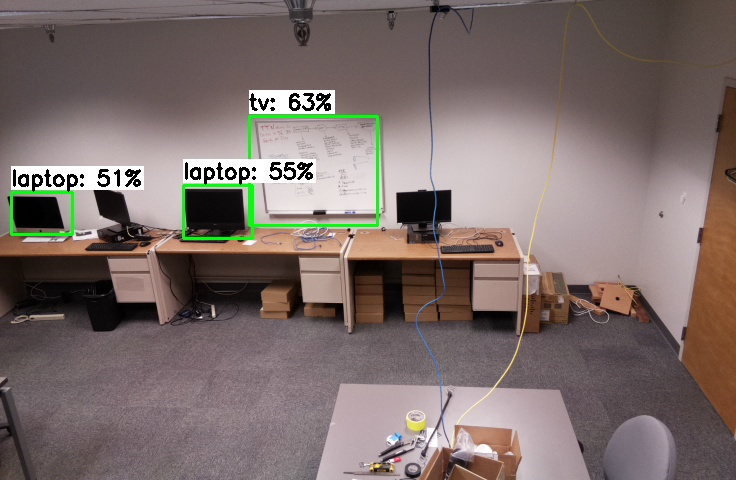
#> input picture testing/test2.jpg, 736 x 480 px
$ python transform_test.py
#> lines starting #> are read from the running program, lines starting #| are printed output that depends on the picture
import cv2
import numpy as np

# [10 lines left out: function getLocation, not called in this run]

def getGroundTruthLocations( top_L: tuple, top_R: tuple,
                            bot_L: tuple, bot_R: tuple ) -> np.ndarray:
    """Builds Ground Truth Bounding Box from locations."""
    # Pack tuples of bounding box into numpy array with dtype float-32
    return np.float32([ top_L, top_R, bot_L, bot_R ])

def getTransformMatrix( source_points: np.ndarray,
                        dest_points: np.ndarray ) -> np.ndarray:
    """Calculates transform matrix from ground truth source/dest boxes."""
    return cv2.getPerspectiveTransform( source_points, dest_points )

def getTopViewTransform( img: np.ndarray,
                         trans_matrix: np.ndarray ) -> np.ndarray:
    """Conduct top view transform on an image given the transform matrix."""
    # Get width and height dimensions of original image
    shape = img.shape[:-1]
    return cv2.warpPerspective( img, trans_matrix, shape )

def transformCentroidLocation( src: tuple, mat: np.ndarray ) -> tuple:
    """Perform a top view transform on a single location."""
    xterm, yterm = src
    new_x = ( mat[0][0] * xterm + mat[0][1] * yterm + mat[0][2] ) // \
            ( mat[2][0] * xterm + mat[2][1] * yterm + mat[2][2] )
    new_y = ( mat[1][0] * xterm + mat[1][1] * yterm + mat[1][2] ) // \
            ( mat[2][0] * xterm + mat[2][1] * yterm + mat[2][2] )
    return new_x, new_y

def plotGroundTruthLocations( img: np.ndarray, points: np.ndarray,
                              size=10, color="red" ):
    """Plots the Ground Truth Locations on an image."""
    # Define color options
    colors = { "black"  : (0,0,0),
               'k'      : (0,0,0),
               "red"    : (0,0,255),
               'r'      : (0,0,255),
               "green"  : (0,255,0),
               'g'      : (0,255,0),
               "yellow" : (0,255,255),
               'y'      : (0,255,255),
               "blue"   : (255,0,0),
               'b'      : (255,0,0),
               "purple" : (255,0,255),
               'p'      : (255,0,255),
               "cyan"   : (255,255,0),
               'c'      : (255,255,0),
               "white"  : (255,255,255),
               'w'      : (255,255,255) }
    # Copy input image
    img_copy = img.copy()
    # Check user input matches color key
    if color not in colors:
        raise Exception( "[-] Invalid argument for color parameter." )
    # Iterate through each point of ground truth locations and plot circle
    for point in points:
        int_point = list( np.array( point, dtype=int ) )
        img_copy = cv2.circle( img_copy, tuple(int_point),
                               size, colors[color], -1 )
    # Return the image copy
    return img_copy

def displayImage( img, img_name="", title="image",
                  resize=True, fromFile=False ):
    """Display cv2 image and wait for keypress."""
    # Check to display image from file instead of using img parameter
    if fromFile:
        img = cv2.imread( img_name )
        # Check for incorrect filename of image
        if img is None:
            raise Exception( "[-] Invalid filename for image display." )

    # Check if image is to be resizable, create resizable window
    if resize:
        cv2.namedWindow( title, cv2.WINDOW_NORMAL )
    cv2.imshow( title, img )
    # Wait for keypress to continue
    cv2.waitKey(0)

# [99 lines left out: function main, not called in this run]

def testing():
    """An open ended function used for testing."""
    test2 = cv2.imread( "test2.jpg" )
#> test2 is the input picture: shape (480, 736, 3); mean B, G, R 106.6, 109.8, 124
    test5 = cv2.imread("test5.jpg")
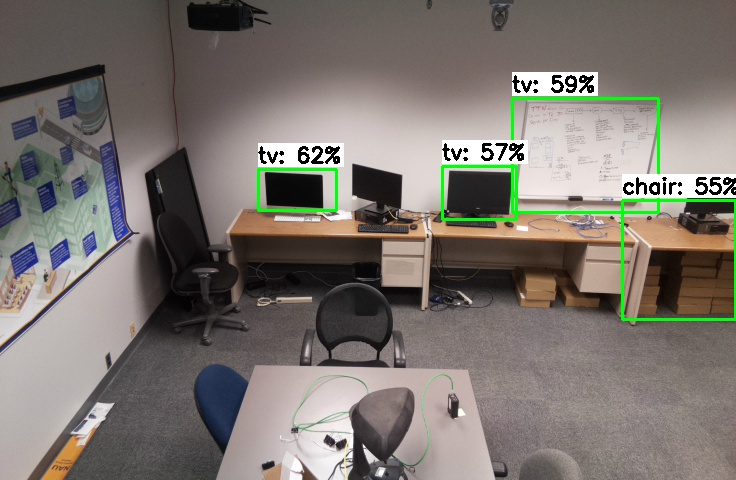
#> input picture testing/test5.jpg, 736 x 480 px
#> test5 is the input picture: shape (480, 736, 3); mean B, G, R 110.5, 116.5, 122.6
    test2_shape = test2.shape
#> test2_shape = (480, 736, 3)
    test5_shape = test5.shape
#> test5_shape = (480, 736, 3)
    print("test2: ", test2_shape )
#| test2:  (480, 736, 3)
    print("test5: ", test5_shape)
#| test5:  (480, 736, 3)

    source_edge2 = getGroundTruthLocations( [258,293],[614,292],[145,477],
                                            [724,476] ) #v3
    source_edge5 = getGroundTruthLocations( [186,268],[510,279],[80,430],
                                            [577,442] ) #v3
    dest_edge2 = getGroundTruthLocations( [246,15],[531,15],[246,428],
                                          [531,428] ) #v3
    dest_edge5 = getGroundTruthLocations( [15,15],[260,15],[15,375],
                                          [260,375] ) #v3
    matrix_edge2 = getTransformMatrix( source_edge2, dest_edge2 )
    matrix_edge5 = getTransformMatrix( source_edge5, dest_edge5 )

    test2 = plotGroundTruthLocations( test2, source_edge2, size=5, color='c' )
#> after the loop in plotGroundTruthLocations, `for point in points:`: img_copy: shape (480, 736, 3); mean B, G, R 106.8, 110, 123.9
    test2 = plotGroundTruthLocations( test2, dest_edge2, size=5, color='y' )
#> after the loop in plotGroundTruthLocations (call 2), `for point in points:`: img_copy: shape (480, 736, 3); mean B, G, R 106.7, 110.1, 124
    locV2 = (439,320)
    locW2 = (21,318)
    locX2 = (194,403)
    locY2 = (348,331)
    locZ2 = (167,323)
    test2_points = [ locV2, locW2, locX2, locY2, locZ2 ]
    test2 = plotGroundTruthLocations( test2, test2_points, size=5, color='r' )
#> after the loop in plotGroundTruthLocations (call 3), `for point in points:`: img_copy: shape (480, 736, 3); mean B, G, R 106.6, 110, 124.2
    displayImage( test2, title="test2" )

    test5 = plotGroundTruthLocations( test5, source_edge5, size=5, color='c' )
#> after the loop in plotGroundTruthLocations (call 4), `for point in points:`: img_copy: shape (480, 736, 3); mean B, G, R 110.6, 116.7, 122.6
    test5 = plotGroundTruthLocations( test5, dest_edge5, size=5, color='y' )
#> after the loop in plotGroundTruthLocations (call 5), `for point in points:`: img_copy: shape (480, 736, 3); mean B, G, R 110.5, 116.8, 122.7
    locV5 = (710,313)
    locW5 = (264,300)
    locX5 = (545,400)
    locY5 = (630,326)
    locZ5 = (423,311)
    test5_points = [ locV5, locW5, locX5, locY5, locZ5 ]
    test5 = plotGroundTruthLocations( test5, test5_points, size=5, color='r' )
#> after the loop in plotGroundTruthLocations (call 6), `for point in points:`:
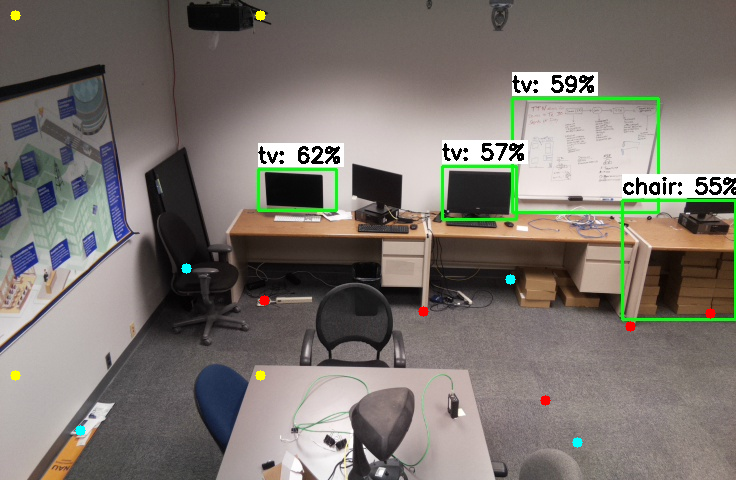
#> img_copy: shape (480, 736, 3); mean B, G, R 110.4, 116.7, 122.8
    displayImage( test5, title="test5" )

    test2_topview = getTopViewTransform( test2, matrix_edge2 )
    test5_topview = getTopViewTransform( test5, matrix_edge5 )
#> in getTopViewTransform (call 2), `return cv2.warpPerspective( img, trans_matrix, shape )`:
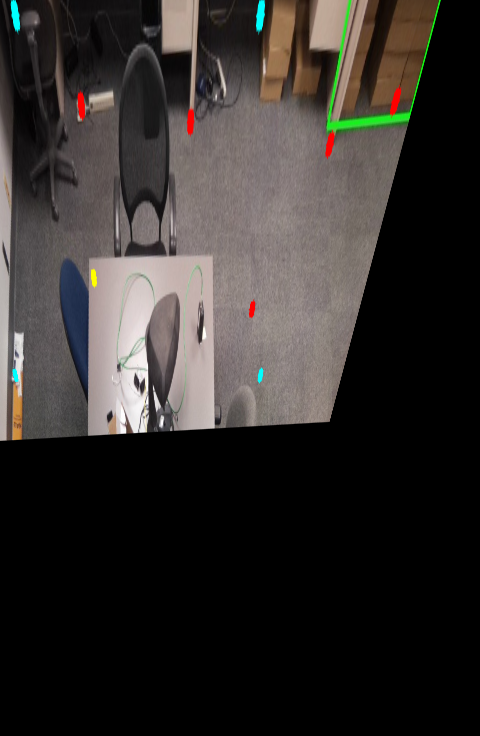
#> returned value: shape (736, 480, 3); mean of channels 0, 1, 2 43.7, 46, 49.8; drawn as B, G, R
    displayImage( test2_topview, title="edge2_topview" )
    displayImage( test5_topview, title="edge5_topview" )

    new_loc2 = []
    new_loc5 = []

    for loc in test2_points:
        new_loc = transformCentroidLocation( loc, matrix_edge2 )
        new_loc2.append( new_loc )

    for loc in test5_points:
        new_loc = transformCentroidLocation( loc, matrix_edge5 )
        new_loc5.append( new_loc )

    print( new_loc2 )
    print( new_loc5 )
    print( test5_topview.shape, test2_topview.shape )
#| (736, 480, 3) (736, 480, 3)

    test2_topview = plotGroundTruthLocations( test2_topview, new_loc2,
                                              size=5, color='p' )
#> after the loop in plotGroundTruthLocations (call 7), `for point in points:`:
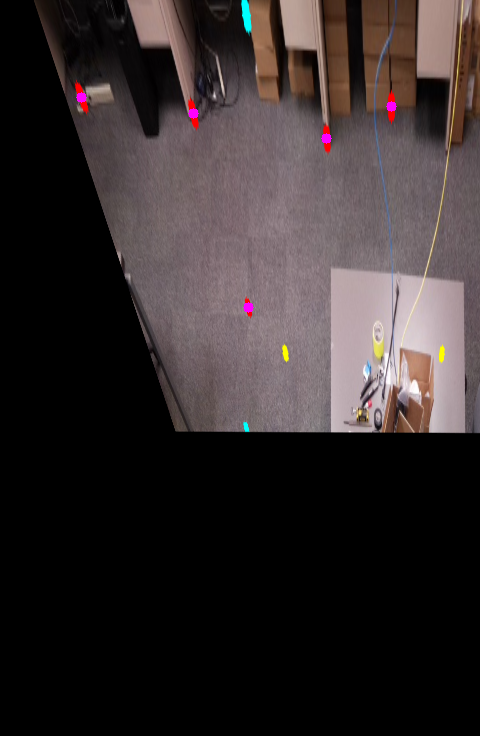
#> img_copy: shape (736, 480, 3); mean B, G, R 43.8, 43.4, 51.1
    test5_topview = plotGroundTruthLocations( test5_topview, new_loc5,
                                              size=5, color='p' )
#> after the loop in plotGroundTruthLocations (call 8), `for point in points:`:
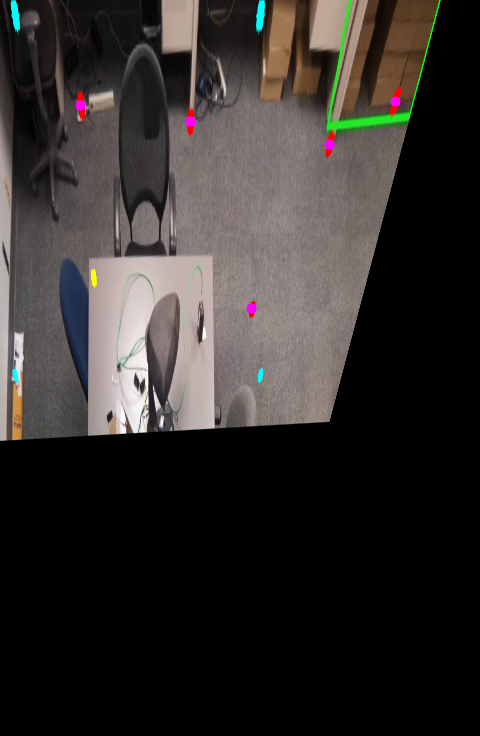
#> img_copy: shape (736, 480, 3); mean B, G, R 43.9, 46, 49.9
    displayImage( test2_topview, title="edge2_topview" )
    displayImage( test5_topview, title="edge5_topview" )

    plot = np.zeros( test5_topview.shape, dtype=np.uint8 )
    plot = plotGroundTruthLocations( plot, new_loc2, size=5, color='g' )
#> after the loop in plotGroundTruthLocations (call 9), `for point in points:`:
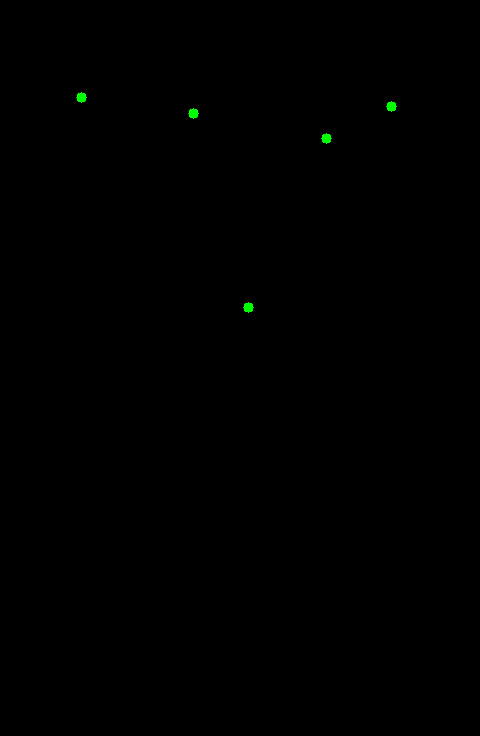
#> img_copy: shape (736, 480, 3); mean B, G, R 0, 0.3, 0
    plot = plotGroundTruthLocations( plot, new_loc5, size=5, color='r' )
#> after the loop in plotGroundTruthLocations (call 10), `for point in points:`:
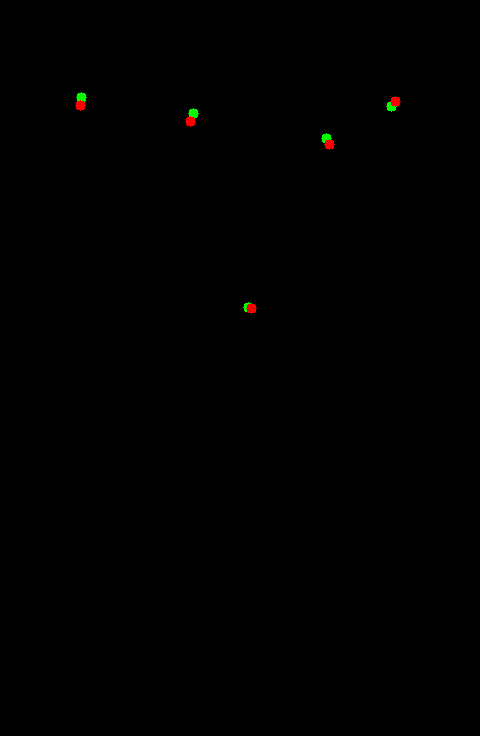
#> img_copy: shape (736, 480, 3); mean B, G, R 0, 0.2, 0.3
    displayImage( plot, title="plot" )

if __name__ == "__main__":
    #main()
    testing()
